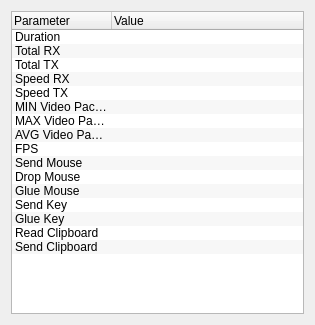
<?xml version="1.0" encoding="UTF-8"?>
<ui version="4.0">
 <class>StatisticsDialog</class>
 <widget class="QDialog" name="StatisticsDialog">
  <property name="geometry">
   <rect>
    <x>0</x>
    <y>0</y>
    <width>315</width>
    <height>325</height>
   </rect>
  </property>
  <property name="windowTitle">
   <string>Statistics</string>
  </property>
  <layout class="QVBoxLayout" name="verticalLayout">
   <item>
    <widget class="QTreeWidget" name="tree">
     <property name="showDropIndicator" stdset="0">
      <bool>false</bool>
     </property>
     <property name="alternatingRowColors">
      <bool>true</bool>
     </property>
     <property name="indentation">
      <number>0</number>
     </property>
     <property name="itemsExpandable">
      <bool>false</bool>
     </property>
     <property name="expandsOnDoubleClick">
      <bool>false</bool>
     </property>
     <column>
      <property name="text">
       <string>Parameter</string>
      </property>
     </column>
     <column>
      <property name="text">
       <string>Value</string>
      </property>
     </column>
     <item>
      <property name="text">
       <string notr="true">Duration</string>
      </property>
     </item>
     <item>
      <property name="text">
       <string notr="true">Total RX</string>
      </property>
     </item>
     <item>
      <property name="text">
       <string notr="true">Total TX</string>
      </property>
     </item>
     <item>
      <property name="text">
       <string notr="true">Speed RX</string>
      </property>
     </item>
     <item>
      <property name="text">
       <string notr="true">Speed TX</string>
      </property>
     </item>
     <item>
      <property name="text">
       <string notr="true">MIN Video Packet</string>
      </property>
     </item>
     <item>
      <property name="text">
       <string notr="true">MAX Video Packet</string>
      </property>
     </item>
     <item>
      <property name="text">
       <string notr="true">AVG Video Packet</string>
      </property>
     </item>
     <item>
      <property name="text">
       <string notr="true">FPS</string>
      </property>
     </item>
     <item>
      <property name="text">
       <string notr="true">Send Mouse</string>
      </property>
     </item>
     <item>
      <property name="text">
       <string notr="true">Drop Mouse</string>
      </property>
     </item>
     <item>
      <property name="text">
       <string notr="true">Glue Mouse</string>
      </property>
     </item>
     <item>
      <property name="text">
       <string notr="true">Send Key</string>
      </property>
     </item>
     <item>
      <property name="text">
       <string notr="true">Glue Key</string>
      </property>
     </item>
     <item>
      <property name="text">
       <string notr="true">Read Clipboard</string>
      </property>
     </item>
     <item>
      <property name="text">
       <string notr="true">Send Clipboard</string>
      </property>
     </item>
    </widget>
   </item>
  </layout>
 </widget>
 <resources/>
 <connections/>
</ui>
